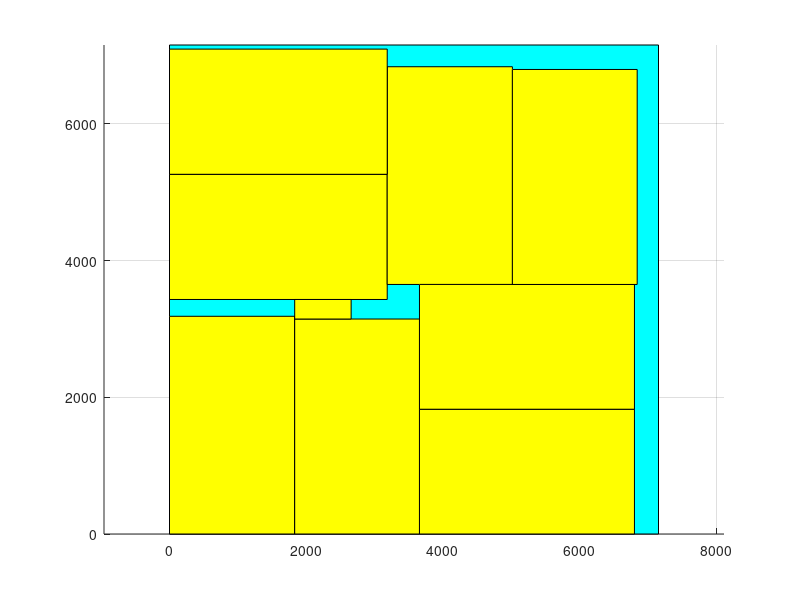

MATLAB code to generate this figure:
axis equal;
hold on;
grid on;
block_x=[0 0 7156 7156 0];
block_y=[0 7156 7156 0 0];
fill(block_x, block_y, 'c');
block_x=[0 0 1832 1832 0];
block_y=[0 3186 3186 0 0];
fill(block_x, block_y, 'y');
block_x=[1832 1832 3658 3658 1832];
block_y=[0 3146 3146 0 0];
fill(block_x, block_y, 'y');
block_x=[0 0 3186 3186 0];
block_y=[3432 5264 5264 3432 3432];
fill(block_x, block_y, 'y');
block_x=[3658 3658 6804 6804 3658];
block_y=[0 1826 1826 0 0];
fill(block_x, block_y, 'y');
block_x=[1832 1832 2658 2658 1832];
block_y=[3146 3432 3432 3146 3146];
fill(block_x, block_y, 'y');
block_x=[3186 3186 5018 5018 3186];
block_y=[3652 6838 6838 3652 3652];
fill(block_x, block_y, 'y');
block_x=[0 0 3186 3186 0];
block_y=[5264 7096 7096 5264 5264];
fill(block_x, block_y, 'y');
block_x=[3658 3658 6804 6804 3658];
block_y=[1826 3652 3652 1826 1826];
fill(block_x, block_y, 'y');
block_x=[5018 5018 6844 6844 5018];
block_y=[3652 6798 6798 3652 3652];
fill(block_x, block_y, 'y');
